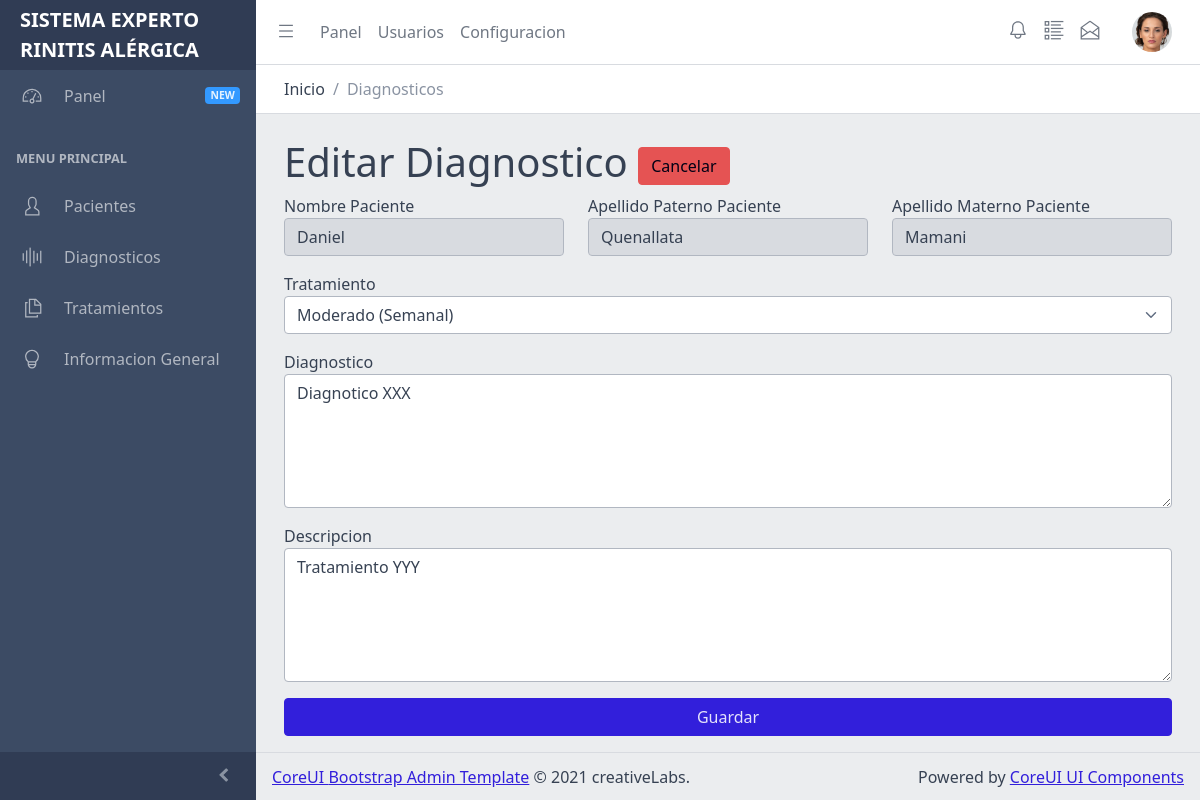
The page /diagnosticos/editar/6 (signed in) on the database its author committed.
### tables this page shows
CREATE TABLE pacientes(
	id				integer not null primary key autoincrement,
	codigo			varchar(128),
	historial		varchar(128),
	nombres			varchar(128),
	apellido_paterno	varchar(128),
	apellido_materno	varchar(128),
	documento			varchar(64) unique not null,
	sexo				varchar(64),
	fecha_nacimiento	date,
	direccion			text,
	telefono			varchar(64),
	creation_date		datetime
);

CREATE TABLE diagnosticos(
	id					integer not null primary key autoincrement,
	paciente_id			integer not null,
	tratamiento_id		integer not null,
	nivel				varchar(128),
	diagnostico			text,
	tratamiento			text,
	resultado			text,
	creation_date		datetime
);

### flaskr/diagnosticos.py (the view)
@bp.route('/diagnosticos/editar/<id>')
@login_required
def editar(id):
	diagnostico = diagnosticosmodel.obtener(id)
	if diagnostico is None:
		flash('El diagnostico no existe', 'error')
		return redirect( url_for('diagnosticos.index') )
	paciente = pacientesmodel.obtener(diagnostico['paciente_id'])
	tratamientos = tratamientosmodel.listar()
	return render_template('editar-diagnostico.html',
		header_path='Diagnosticos',
		diagnostico = diagnostico,
		paciente = paciente,
		tratamientos = tratamientos
	)

### flaskr/authentication.py (called while the page is built)
def login_required(view):
    @functools.wraps(view)
    def wrapped_view(**kwargs):
        if g.user is None:
            return redirect(url_for('auth.login'))
        return view(**kwargs)
    return wrapped_view

@bp.before_app_request
def load_logged_in_user():
	user_id = session.get('user_id')
	if user_id is None:
		g.user = None
	else:
		g.user = dbfunctions.parseRecord(get_db().execute(
			'SELECT * FROM usuarios WHERE id = ?', (user_id,)
		).fetchone())

### flaskr/common/database.py (called while the page is built)
def parseRecord(record):
	if record is None:
		return None
	obj = {}
	for key in record.keys():
		if type(record[key]) is date:
			obj[key] = record[key].strftime('%Y-%m-%d %H:%M:%S')
		else:
			obj[key] = record[key]
	return obj

### flaskr/db.py (called while the page is built)
def get_db():
	if 'db' not in g:
		g.db = sqlite3.connect(
			current_app.config['DATABASE'],
			detect_types=sqlite3.PARSE_DECLTYPES
		)
		g.db.row_factory = sqlite3.Row
	return g.db

### flaskr/models/diagnosticos.py (called while the page is built)
def obtener(id):
	db = get_db()
	query = 'SELECT * FROM diagnosticos WHERE id = {0}'.format(id)
	obj = db.execute(query).fetchone()
	return dbfunctions.parseRecord(obj)

### flaskr/models/pacientes.py (called while the page is built)
def obtener(id):
	db = get_db()
	query = 'SELECT * FROM pacientes WHERE id = {0}'.format(id)
	record = db.execute(query).fetchone()
	if record is None:
		return None
	return databasecommon.parseRecord(record)

### flaskr/models/tratamientos.py (called while the page is built)
def listar():
	db = get_db();
	query = 'SELECT * FROM tratamientos ORDER BY id DESC'
	return db.execute(query).fetchall()

### flaskr/templates/editar-diagnostico.html (shortened to what this page needs)
{% extends 'layout.html' %}
{% block content %}
<div class="container">
	<div class="row">
		<div class="col">
			<h1>
				Editar Diagnostico
				<a href="{{ url_for('diagnosticos.index') }}" class="btn btn-danger">Cancelar</a>
			</h1>
		</div>
	</div>
	<div class="row">
		<div class="col">
			<form id="form-editar" action="{{ url_for('diagnosticos.guardar') }}" method="post" novalidate>
				<div class="row">
					<div class="col-12 col-sm-4">
						<div class="mb-3">
							<label>Nombre Paciente</label>
							<input type="text" name="" value="{{ paciente['nombres'] }}" class="form-control" readonly />
						</div>
					</div>
					<div class="col-12 col-sm-4">
						<div class="mb-3">
							<label>Apellido Paterno Paciente</label>
							<input type="text" name="" value="{{ paciente['apellido_paterno'] }}" class="form-control" readonly />
						</div>
					</div>
					<div class="col-12 col-sm-4">
						<div class="mb-3">
							<label>Apellido Materno Paciente</label>
							<input type="text" name="" value="{{ paciente['apellido_materno'] }}" class="form-control" readonly />
						</div>
					</div>
					<div class="col-12 col-sm-12">
						<div class="mb-3">
							<label>Tratamiento</label>
							<select name="tratamiento_id" class="form-select">
								{% for tratamiento in tratamientos %}
								<option value="{{ tratamiento['id'] }}"
									{{ 'selected' if tratamiento['id'] == diagnostico['tratamiento_id'] else ''}}>
									{{ tratamiento['nombre'] }} ({{ tratamiento['frecuencia'] }})
								</option>
								{% endfor %}
							</select>
						</div>
					</div>
					<div class="col-12 col-sm-12">
						<div class="mb-3">
							<label>Diagnostico</label>
							<textarea name="diagnostico" rows="5" class="form-control">{{ diagnostico['diagnostico'] }}</textarea>
						</div>
					</div>
					<div class="col-12">
						<div class="mb-3">
							<label>Descripcion</label>
							<textarea name="tratamiento" class="form-control" rows="5" required>{{ diagnostico['tratamiento'] }}</textarea>
						</div>
					</div>
				</div>
				<div class="row">
					<div class="col">
						<button type="submit" class="btn btn-primary w-100">Guardar</button>
					</div>
				</div>
			</form>
		</div>
	</div>
</div>
{% endblock %}

### rows shown on the page
pacientes: nombres "Daniel", apellido_paterno "Quenallata", apellido_materno "Mamani"
diagnosticos: diagnostico "Diagnotico XXX", tratamiento "Tratamiento YYY"

### other values the page prints
{{ header_path }} "Diagnosticos"
form field tratamiento_id "Moderado (Semanal)"
